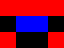

The image is a tile-based game level rendered from a .tmx file. Its description and complete source (layers, tilesets, objects, tile grids) follow:
An orthogonal 4x3 tile map with 16x16 px tiles, 1 tile layer (Ground) and 2 objects (Spawn, area).

<map version="1.10" tiledversion="1.11.2" orientation="orthogonal" renderorder="right-down" width="4" height="3" tilewidth="16" tileheight="16" infinite="0" nextlayerid="3" nextobjectid="3">
 <tileset firstgid="1" name="tiles" tilewidth="16" tileheight="16" tilecount="2" columns="2">
  <image source="tiles.png" width="32" height="16" />
 </tileset>
 <layer id="1" name="Ground" width="4" height="3">
  <data encoding="csv">
1,1,1,1,
0,2,2,0,
1,0,0,1
</data>
 </layer>
 <objectgroup id="2" name="Objects">
  <object id="1" name="Spawn" x="24" y="40">
   <properties>
    <property name="hp" type="int" value="3" />
   </properties>
   <point />
  </object>
  <object id="2" name="Goal" type="area" x="48" y="16" width="16" height="16" />
 </objectgroup>
</map>
